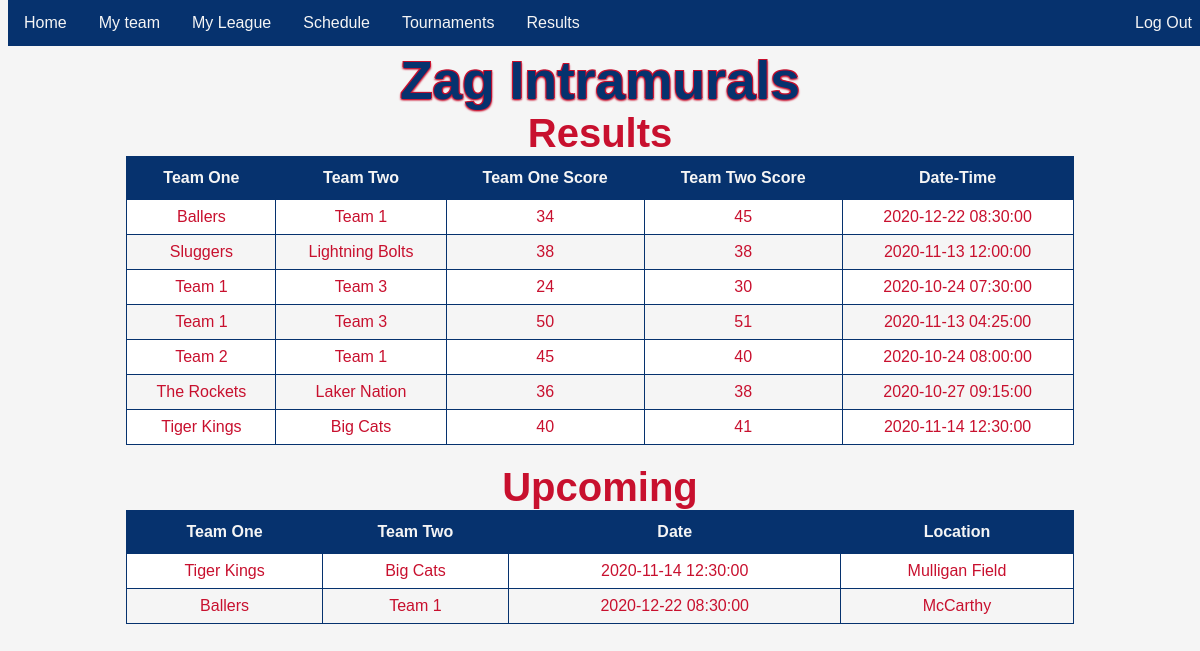
/htmlFiles/home.php, run on the app's committed database.
### tables this page shows
CREATE TABLE results (
team_one VARCHAR(60),
team_two VARCHAR(60),
date_of_game DATETIME,
team_one_score INT,
team_two_score INT,
PRIMARY KEY (team_one, team_two, date_of_game),
FOREIGN KEY (team_one, team_two, date_of_game) 
	REFERENCES schedule(team_one, team_two, date_of_game)
);

CREATE TABLE schedule (
team_one VARCHAR(60),
team_two VARCHAR(60),
date_of_game DATETIME,
game_location VARCHAR(60),
PRIMARY KEY (team_one, team_two, date_of_game),
FOREIGN KEY (team_one) REFERENCES team (team_n),
FOREIGN KEY (team_two) REFERENCES team (team_n)
);

### htmlFiles/home.php (the view, shortened to what this page needs)
<html>
<head>
    <link rel="stylesheet" href="homeStyle.css">
</head>
<body style = "background-color: whitesmoke;">
    <ul>
        <li><a href = "#" id = "home-link">Home</a></li>
        <li><a href = "#" id = "my-team-link">My team</a></li>
        <li><a href = "#" id = "my-league-link">My League</a></li>
        <li><a href = "#" id = "schedule-link">Schedule</a></li>
        <li><a href = "#" id = "tournament-link">Tournaments</a></li>
        <li><a href = "#" id = "results-link">Results</a></li>
        <li style="float:right"><a class="active" href = "#" id = "logout-link">Log Out</a></li>
    </ul>
    <?php
        $server = "cps-database.gonzaga.edu";
        $username = "lmason2";
        $password = "Gozagsxc17";
        $database = "lmason2_DB";
        echo "<h1 class = \"header\">Zag Intramurals</h1>";
        echo "<h2 id = \"results\" class = \"subheading\">Results</h2>";
        echo "<div id = \"results-query\">";
        $conn = mysqli_connect($server, $username, $password, $database);
        $query = "SELECT * " .
                "FROM results;";
        $result = mysqli_query($conn, $query);
        if (mysqli_num_rows($result) > 0) {
            echo "<table class = \"home-table\">\n";
            echo "<tr>\n";
            echo "<th>Team One</th>\n";
            echo "<th>Team Two</th>\n";
            echo "<th>Team One Score</th>\n";
            echo "<th>Team Two Score</th>\n";
            echo "<th>Date-Time</th>\n";
            echo "</tr>\n";
            while($row = mysqli_fetch_assoc($result)) {
                echo "<tr>\n";
                echo "<td>" . $row["team_one"] . "</td>" . "\n";
                echo "<td>" . $row["team_two"] . "</td>" . "\n";
                echo "<td>" . $row["team_one_score"] . "</td>" . "\n";
                echo "<td>" . $row["team_two_score"] . "</td>" . "\n";
                echo "<td>" . $row["date_of_game"] . "</td>" . "\n";
                echo "</tr>\n";
            }
            echo "</table>";
        }
        else {
            echo "<p class = \"center-class\">No Results<p>\n";
        }
        echo "</div>";
        echo "<h2 id = \"upcoming\" class = \"subheading\">Upcoming</h2>";
        echo "<div id = \"upcoming-query\">";
        $query = "SELECT * " .
                "FROM schedule s " .
                "ORDER BY s.date_of_game;";
        $result = mysqli_query($conn, $query);
        if (mysqli_num_rows($result) > 0) {
            echo "<table class = \"home-table\">\n";
            echo "<tr>\n";
            echo "<th>Team One</th>\n";
            echo "<th>Team Two</th>\n";
            echo "<th>Date</th>\n";
            echo "<th>Location</th>\n";
            echo "</tr>\n";
            $today = date("Y-m-d H:i:s");
            while($row = mysqli_fetch_assoc($result)) {
                if ($today < $row["date_of_game"]) {
                    echo "<tr>\n";
                    echo "<td>" . $row["team_one"] . "</td>" . "\n";
                    echo "<td>" . $row["team_two"] . "</td>" . "\n";
                    echo "<td>" . $row["date_of_game"] . "</td>" . "\n";
                    echo "<td>" . $row["game_location"] . "</td>" . "\n";
                    echo "</tr>\n";
                }
            }
            echo "</table>";
        }
        else {
            echo "<p class = \"center-class\">No Results<p>\n";
        }
        echo "</div>";
    ?>
</body>
</html>

### htmlFiles/homeStyle.css (style rules this page uses)
.header { font-size: 40pt; color: rgb(6, 50, 110); outline-color: rgb(200,16,46); font-family: Impact, Haettenschweiler, 'Arial Narrow Bold', sans-serif; text-shadow: -1px 1px 2px rgb(200,16,46), 1px 1px 2px rgb(200,16,46), 1px -1px 0 rgb(200,16,46), -1px -1px 0 rgb(200,16,46); margin: auto; margin-top: 50px; width: 100%; text-align: center; }
.home-table { font-family: Impact, Haettenschweiler, 'Arial Narrow Bold', sans-serif; border-collapse: collapse; width: 80%; text-align: center; margin-left: auto; margin-right: auto; margin: auto; margin-bottom: 20px; }
.home-table td, .home-table th { border: 1px solid rgb(6, 50, 110); padding: 8px; color: rgb(200,16,46); }
.home-table tr:nth-child(even) { background-color: white; }
.home-table th { padding-top: 12px; padding-bottom: 12px; text-align: left; background-color: rgb(6, 50, 110); color: whitesmoke; text-align: center; }
ul { position: fixed; top: 0; width: 100%; }
ul { list-style-type: none; margin: 0; padding: 0; overflow: hidden; background-color: rgb(6, 50, 110); transition-duration: 0.4s; font-family: Impact, Haettenschweiler, 'Arial Narrow Bold', sans-serif; }
li { float: left; }
li a { display: block; color: whitesmoke; text-align: center; padding: 14px 16px; text-decoration: none; }
.subheading { color: rgb(200,16,46); font-size: 30pt; font-family: Impact, Haettenschweiler, 'Arial Narrow Bold', sans-serif; margin-left: auto; margin-right: auto; margin: auto; width: 100%; text-align: center; }

### data on the page
results: team_one "Ballers", team_two "Team 1", team_one_score "34", team_two_score "45", date_of_game "2020-12-22 08:30:00"
results: team_one "Sluggers", team_two "Lightning Bolts", team_one_score "38", team_two_score "38", date_of_game "2020-11-13 12:00:00"
results: team_one "Team 1", team_two "Team 3", team_one_score "24", team_two_score "30", date_of_game "2020-10-24 07:30:00"
results: team_one "Team 1", team_two "Team 3", team_one_score "50", team_two_score "51", date_of_game "2020-11-13 04:25:00"
results: team_one "Team 2", team_two "Team 1", team_one_score "45", team_two_score "40", date_of_game "2020-10-24 08:00:00"
results: team_one "The Rockets", team_two "Laker Nation", team_one_score "36", team_two_score "38", date_of_game "2020-10-27 09:15:00"
results: team_one "Tiger Kings", team_two "Big Cats", team_one_score "40", team_two_score "41", date_of_game "2020-11-14 12:30:00"
schedule: team_one "Tiger Kings", team_two "Big Cats", date_of_game "2020-11-14 12:30:00", game_location "Mulligan Field"
schedule: team_one "Ballers", team_two "Team 1", date_of_game "2020-12-22 08:30:00", game_location "McCarthy"
